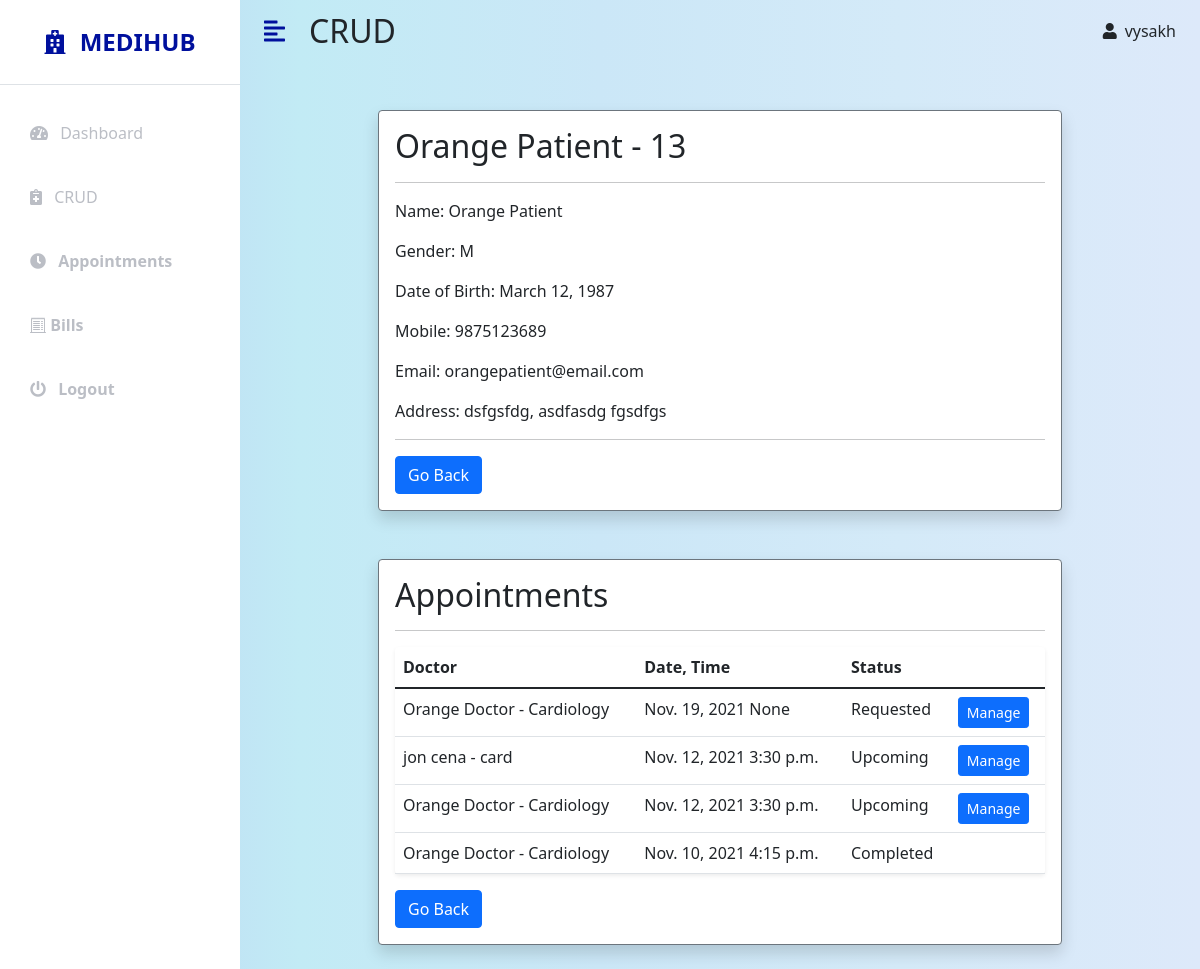
The page /adminapp/crud/patient/13 (signed in) on the database as committed earlier.
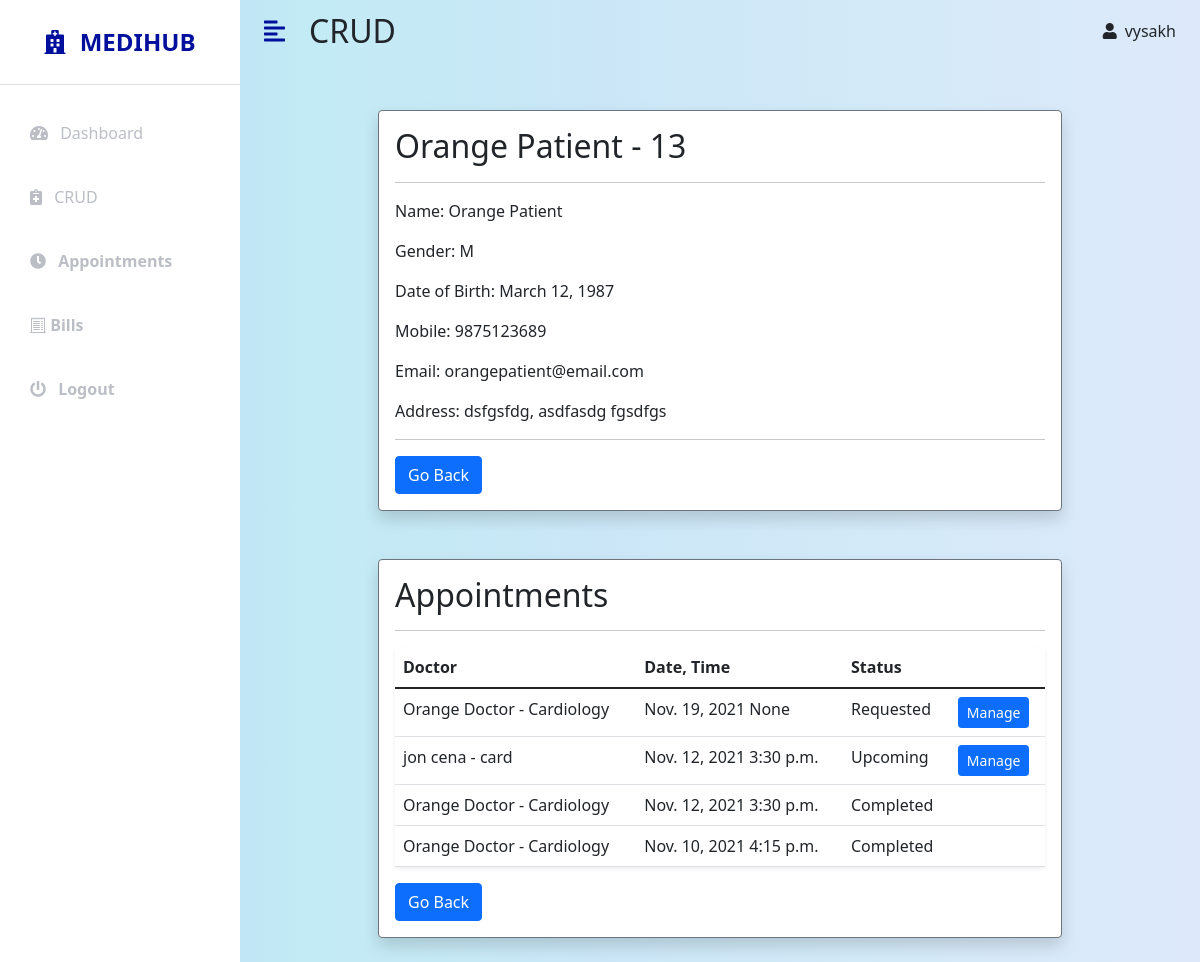
The same page on the database as committed later.
### hospital/models.py (models this page shows, shortened)
class Appointment(models.Model):
    doctor = models.ForeignKey(Doctor, on_delete=models.CASCADE, null=True, blank=True)
    patient = models.ForeignKey(Patient, on_delete=models.CASCADE, null=True, blank=True)
    date = models.DateField(null=True, blank=True)
    time = models.TimeField(null=True, blank=True)
    details = models.TextField(max_length=1000, null=True, blank=True)
    confirmed = models.BooleanField(default=False)
    completed = models.BooleanField(default=False)
    class Meta:
        ordering = ['-date', 'time']

class Doctor(models.Model):
    GENDER_CHOICES = [
        ('M', 'Male'),
        ('F', 'Female'),
        ('X', 'Other'),
    ]
    user = models.OneToOneField(User, on_delete=models.CASCADE, null=True, blank=True)
    first_name = models.CharField(max_length=50, null=True, blank=True)
    last_name = models.CharField(max_length=50, null=True, blank=True)
    patients = models.ManyToManyField('Patient')
    gender = models.CharField(max_length=1, choices=GENDER_CHOICES, null=True, blank=True)
    dob = models.DateField(null=True, blank=True)
    department = models.CharField(max_length=50, null=True, blank=True)
    phone = models.CharField(max_length=10, null=True, blank=True)
    address = models.TextField(max_length=400, null=True, blank=True)
    email = models.CharField(max_length=100, null=True, blank=True)
    salary_in_rs = models.IntegerField(null=True, blank=True)
    schedule = models.TextField(max_length=1000, null=True, blank=True)
    def __str__(self):
        return f'{self.first_name} {self.last_name} - {self.department}'

### adminapp/views.py (the view)
# urls.py: path('crud/patient/<int:id>', views.patientDetailView, name='patient-detail'),
@login_required(login_url='admin-login')
@user_passes_test(is_admin, login_url='admin-login')
def patientDetailView(request, id):
    patient = get_object_or_404(Patient, pk=id)
    appointments = patient.appointment_set.all()
    context = {
        'patient': patient,
        'appointments': appointments,
    }
    return render(request, 'adminapp/patient_detail.html', context)

### adminapp/views.py (called while the page is built)
def is_admin(user):
    return user.groups.filter(name = 'Administrators').exists()

### hospital/models.py (called while the page is built)
    def __str__(self):
        return f'{self.first_name} {self.last_name} - {self.id}'

### adminapp/templates/adminapp/patient_detail.html
{% extends 'adminapp/base.html' %}
{% block content %}
<nav class="navbar navbar-expand-lg navbar-light bg-transparent py-1 px-4">
    <div class="d-flex align-items-center justify-content-end">
        <i class="fas fa-align-left primary-text fs-4 me-3" id="menu-toggle"></i>
        <h2 class="fs-2 m-2">CRUD</h2>
    </div>
    <div class="collapse navbar-collapse" id="navbarSupportedContent">
        <ul class="navbar-nav ms-auto mb-2 mb-lg-0">
            <li class="nav-item dropdown">
                    <i class="fas fa-user me-2"></i>{{user.username}}
            </li>
        </ul>
    </div>
</nav>
<div class="container-fluid p-4 mt-3">
    <div class="p-3 bg-white shadow rounded border border-secondary w-75 mx-auto my-2">
        <h2>{{patient}}</h2>
        <hr>
        <p>Name: {{patient.first_name}} {{patient.last_name}}</p>
        <p>Gender: {{patient.gender}}</p>
        <p>Date of Birth: {{patient.dob}}</p>
        <p>Mobile: {{patient.phone}}</p>
        <p>Email: {{patient.email}}</p>
        <p>Address: {{patient.address}}</p>
        <hr>
        <button type="button" class="btn btn-primary "onclick="goBack()">Go Back</button>
    </div>
    <div class="p-3 bg-white shadow rounded border border-secondary w-75 mx-auto mt-5">
        <h2>Appointments</h2>
        <hr>
        <table class="table bg-white rounded shadow-sm  table-hover">
            <thead>
                <tr>
                    <th scope="col">Doctor </th>
                    <th scope="col">Date, Time</th>
                    <th scope="col">Status</th>
                    <th scope="col"></th>
                </tr>
            </thead>
            <tbody>
                {% for appointment in appointments %}
                <tr>
                    <td>{{appointment.doctor}}</td>
                    <td>{{appointment.date}} {{appointment.time}}</td>
                    <td>
                        {% if appointment.completed == True %}
                        Completed
                        {% elif appointment.confirmed == True %}
                        Upcoming
                        {% else %}
                        Requested
                        {% endif %}
                    </td>
                    <td>
                        {% if appointment.completed == False %}
                        <a class="btn btn-primary btn-sm"href="{% url 'manage-appointment' appointment.id %}">Manage</a>
                        {% endif %}
                    </td>
                </tr>
                {% endfor %}
            </tbody>
        </table>
        <button type="button" class="btn btn-primary "onclick="goBack()">Go Back</button>
    </div>
</div>
{% endblock %}

Rows that differ between the two databases and show on the page:
changed Appointment (number 3 of 4 on the later page): completed "Upcoming Manage" → "Completed"
